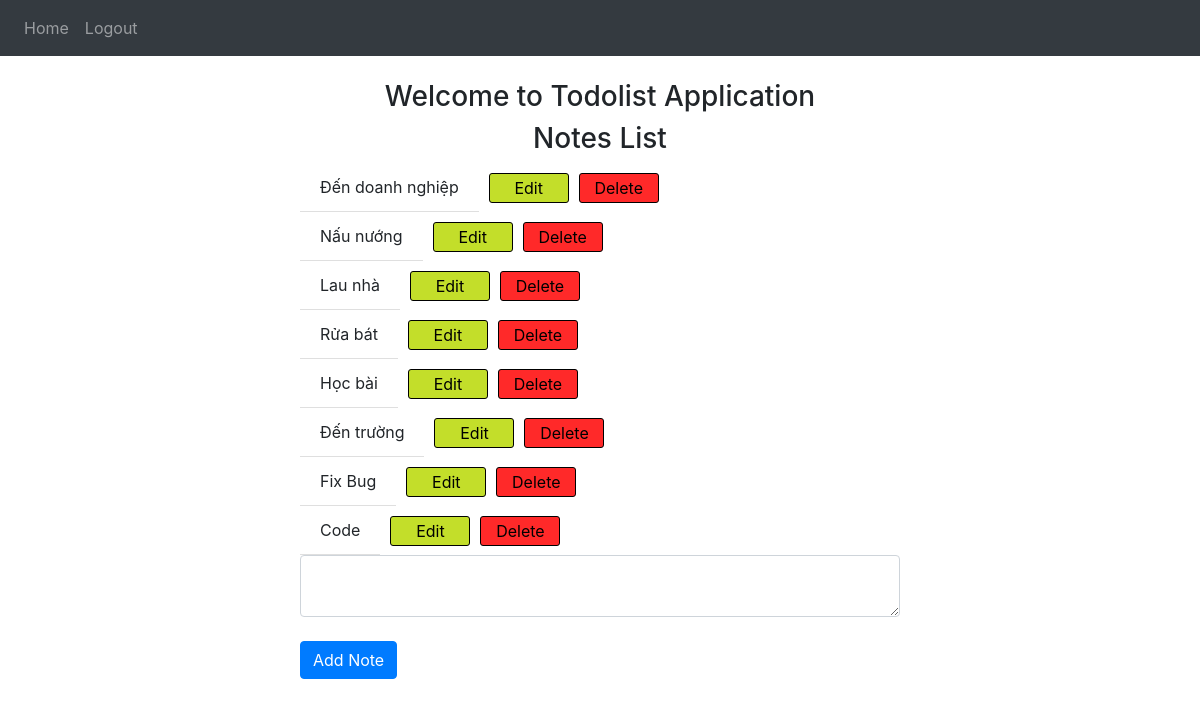
/ (signed in), run on an earlier commit of the app's database.
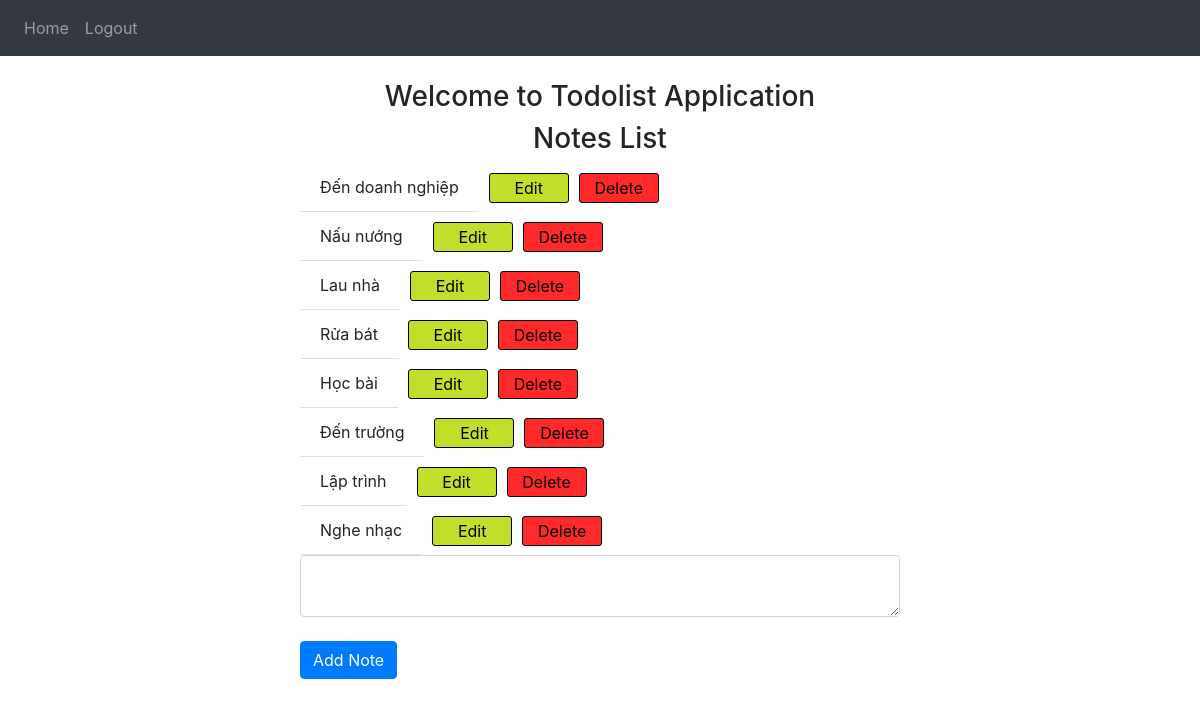
And on a later commit of the database.
### todolist/model.py (models this page shows)
class Note(db.Model):
   id = db.Column(db.Integer, primary_key=True)
   data = db.Column(db.String(10000))
   date = db.Column(db.DateTime(timezone = True), default = func.now( ))
   user_id = db.Column(db.Integer, db.ForeignKey("user.id"))

### todolist/view.py (the view)
@view.route("/", methods=["GET"])
@login_required
def home():
   return render_template("index.html", user=current_user)

### todolist/__init__.py (called while the page is built)
def create_app():
   app = Flask(__name__)
   app.config["SECRET_KEY"] = SECRET_KEY
   app.config["SQLALCHEMY_DATABASE_URI"] = f"sqlite:///{DB_NAME}"
   db.init_app(app)
   from .model import Note, User
   create_database(app)
   from .user import user
   from .view import view
   app.register_blueprint(user)
   app.register_blueprint(view)
   login_manager = LoginManager()
   login_manager.login_view = "user.login"
   login_manager.init_app(app)
   @login_manager.user_loader
   def load_user(id):
      return User.query.get(int(id))
   return app

### todolist/templates/index.html (shortened to what this page needs)
{% extends "base.html" %} {% block title %} Home - Todolist App {% endblock %} {% block
content %}
<div class="homepage-content">
    <div class="homepage-content__heading">
        <h3>Welcome to Todolist Application</h3>
        <h3>Notes List</h3>
    </div>
    <div>
        <ul class="list-group list-group-flush" id="notes">
            {% for note in user.notes%}
            <div class="list-group-item-wrap">
                <li class="list-group-item" data-id="{{note.id}}">{{note.data}}</li>
                <button onclick="editNote(`{{note.id}}`)" class="edit-note-btn">Edit</button>
                <button onclick="deleteNote(`{{note.id}}`)" class="delete-note-btn">Delete</button>
            </div>
            {% endfor %}
        </ul>
        <div>
            <textarea name="new_note" id="new_note" class="form-control"></textarea>
            <button onclick="addNote()" class="btn btn-primary">Add Note</button>
        </div>
    </div>
</div>
{% endblock %}

What changed in the data, as far as the page shows it:
removed Note: data "Fix Bug"
changed Note: data "Code" → "Lập trình"
added Note: data "Nghe nhạc"
